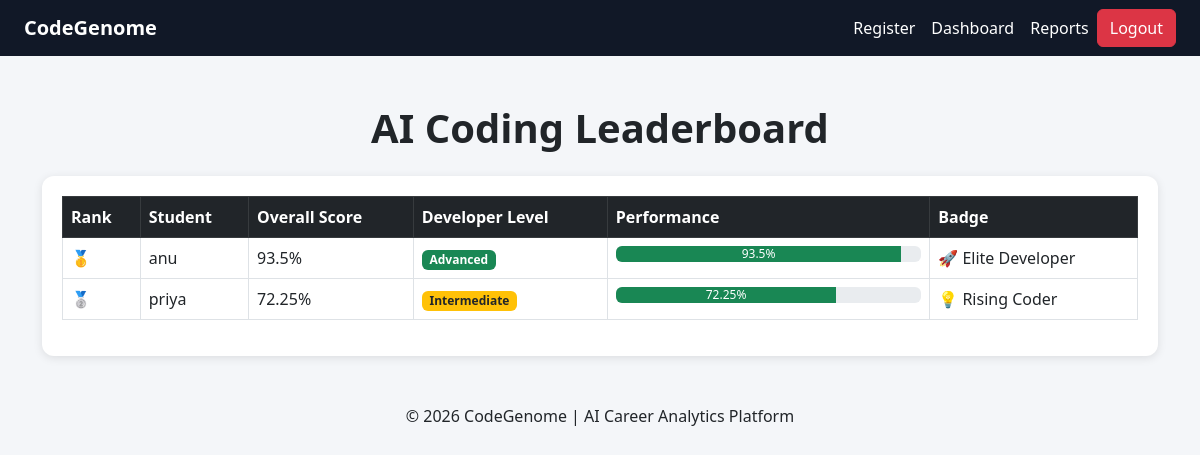
Page /leaderboard/ (signed in) on the committed database.
### analyzer/models.py (models this page shows, shortened)
class SkillReport(models.Model):
    student = models.ForeignKey(Student, on_delete=models.CASCADE)
    logic_score = models.FloatField()
    debugging_score = models.FloatField()
    consistency_score = models.FloatField()
    overall_score = models.FloatField()
    speed_score = models.FloatField()
    developer_level = models.CharField(max_length=50)
    improvement_tips = models.TextField()
    recommended_role = models.CharField(max_length=100)
    job_readiness = models.CharField(max_length=100)
    created_at = models.DateTimeField(auto_now_add=True)

class Student(models.Model):
    name = models.CharField(max_length=100)
    email = models.EmailField(unique=True)
    github_username = models.CharField(max_length=100)

### analyzer/views.py (the view)
# urls.py: path(  'leaderboard/',  views.leaderboard,name='leaderboard'),
@login_required
def leaderboard(request):
    leaderboard_data = SkillReport.objects.order_by(
        '-overall_score'
    )
    return render(request,
                  'analyzer/leaderboard.html',
                  {
                      'leaderboard_data': leaderboard_data
                  })

### analyzer/templates/analyzer/leaderboard.html
{% extends 'analyzer/base.html' %}
{% block content %}
<h1 class="mb-4 fw-bold text-center">
    AI Coding Leaderboard
</h1>
<div class="card-box">
    <table class="table table-hover table-bordered">
        <tr class="table-dark">
            <th>Rank</th>
            <th>Student</th>
            <th>Overall Score</th>
            <th>Developer Level</th>
            <th>Performance</th>
            <th>Badge</th>
        </tr>
        {% for report in leaderboard_data %}
        <tr>
            <td>
                {% if forloop.counter == 1 %}
                    🥇
                {% elif forloop.counter == 2 %}
                    🥈
                {% elif forloop.counter == 3 %}
                    🥉
                {% else %}
                    #{{ forloop.counter }}
                {% endif %}
            </td>
            <td>
                {{ report.student.name }}
            </td>
            <td>
                {{ report.overall_score }}%
            </td>
            <td>
                {% if report.developer_level == 'Advanced' %}
                    <span class="badge bg-success">
                        Advanced
                    </span>
                {% elif report.developer_level == 'Intermediate' %}
                    <span class="badge bg-warning text-dark">
                        Intermediate
                    </span>
                {% else %}
                    <span class="badge bg-danger">
                        Beginner
                    </span>
                {% endif %}
            </td>
            <td width="30%">
                <div class="progress">
                    <div class="progress-bar bg-success"
                         role="progressbar"
                         style="width: {{ report.overall_score }}%;">
                        {{ report.overall_score }}%
                    </div>
                </div>
            </td>
            <td>
                {% if report.overall_score >= 90 %}
                    🚀 Elite Developer
                {% elif report.overall_score >= 75 %}
                    🌟 Top Performer
                {% elif report.overall_score >= 50 %}
                    💡 Rising Coder
                {% else %}
                    📘 Beginner
                {% endif %}
            </td>
        </tr>
        {% endfor %}
    </table>
</div>
{% endblock %}

### analyzer/templates/analyzer/base.html (style rules this page uses)
body { background-color: #f4f6f9; }
.card-box { border-radius: 12px; padding: 20px; background: white; box-shadow: 0px 2px 10px rgba(0,0,0,0.1); }

### rows in the picture
SkillReport: student.name "anu", overall_score "93.5", developer_level "Advanced", shows "🚀 Elite Developer"
SkillReport: student.name "priya", overall_score "72.25", developer_level "Intermediate", shows "💡 Rising Coder"
